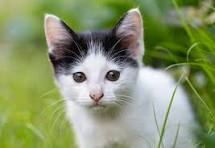
#> input picture CNN/cat.jpeg, 215 x 148 px
$ jupyter execute Convulutional_Opreations.ipynb
#> lines starting #> are read from the running program, lines starting #| are printed output that depends on the picture
### OpenCV

[cell 1]
import numpy as np
import matplotlib.pyplot as plt
import cv2

### Load the Image

[cell 2]
image = cv2.imread('cat.jpeg')
#> image is the input picture: shape (148, 215, 3); mean B, G, R 107.3, 148.8, 136.1
plt.imshow(image)

[cell 3]
# Find the resolution of the image
image.shape
#> Out = (148, 215, 3)

 ### Convolutional Layer
 - Extracts the features from Image

[cell 4]
# Convert image to greayscale
image_grayscale = cv2.cvtColor(image,cv2.COLOR_BGR2GRAY)
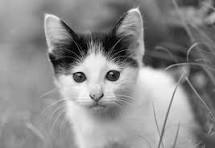
#> image_grayscale: shape (148, 215); min 0, max 254, mean 140.3
plt.imshow(image_grayscale)

[cell 5]
# Save the Grayscale image
cv2.imwrite('GrayScale.jpg',image_grayscale)
#> Out = True

#### Resize the Image

[cell 6]
image_resize = cv2.resize(image_grayscale,(10,10))
plt.imshow(image_resize)
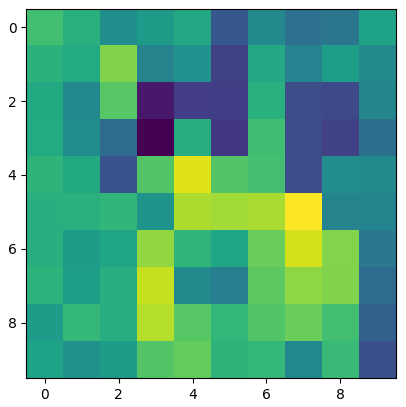
#> figure drawn by matplotlib, 1 panel

[cell 7]
# Save the resized image
cv2.imwrite('image_resized.jpg',image_resize)
#> Out = True

[cell 8]
# get the contents of the Resized images
image_resize

[cell 9]
# Define the kernal
kernal = np.array([
    [1,0,-1],
    [1,0,-1],
    [1,0,-1]
])

[cell 10]
kernal_size = 3
image_height,image_weidth = image_resize.shape
#> image_height = 10; image_weidth = 10
output_height = image_height - kernal_size + 1
#> output_height = 8
output_weidth = image_weidth - kernal_size + 1
#> output_weidth = 8

[cell 11]
# define the output matrix (Feature Matrix)
feature_map = np.zeros((output_height,output_weidth))

[cell 12]
feature_map

[cell 13]
# Perform The Convulation Operations
# iterate over all rows
for i in range(output_height):
    # iterate over columns
    for j in range(output_weidth):
        window = image_resize[i:i+3,j:j+3]
        #print(window)
        # pointwise multiplication
        multiplication_result = window*kernal
        #print(multiplication_result)

        value = np.sum(multiplication_result)
        #print(f"Value : {value}")

        feature_map[i,j] = value

[cell 14]
feature_map

[cell 15]
feature_map.shape
#> Out = (8, 8)

[cell 16]
# Since the feature map cannot have any negative value apply relu
relu_output = np.maximum(feature_map , 0)
relu_output

### Max pooling layer

[cell 17]
pool_size = 2

# cal the size of the pooled matrix
pooled_height = relu_output.shape[0] // 2 # floor division
#> pooled_height = 4
pooled_width = relu_output.shape[0]//2
#> pooled_width = 4

# create the pooled matrix
pooled = np.zeros((pooled_height,pooled_width))

[cell 18]
pooled

[cell 19]
relu_output[2][4]
#> Out = 0

[cell 20]
# Fill the pooled matrix by taking the max of the pooled_sized array
for i in range(0,relu_output.shape[0]-1,2):
    for j in range(0,relu_output.shape[1]-1,2):
        # extract the current window
        window = relu_output[i:i+2,j:j+2]

        # take the max value from the current window
        max_value = np.max(window)
        # update the max value to pooled matrix
        pooled[i//2,j//2] = max_value
#> after the loop, pooled = [[242, 175, 0, 221], [175, 0, 84, 263], [95, 90, 32, 361], [0, 221, 0, 340]]

[cell 21]
pooled
#> Out has the same summary as pooled

### Flatten the pooled matrix

[cell 22]
flatten_layer = pooled.flatten()
#> flatten_layer = [242, 175, 0, 221, 175, 0, 84, 263, 95, 90, 32, 361, 0, 221, 0, 340]

[cell 23]
flatten_layer
#> Out has the same summary as flatten_layer
